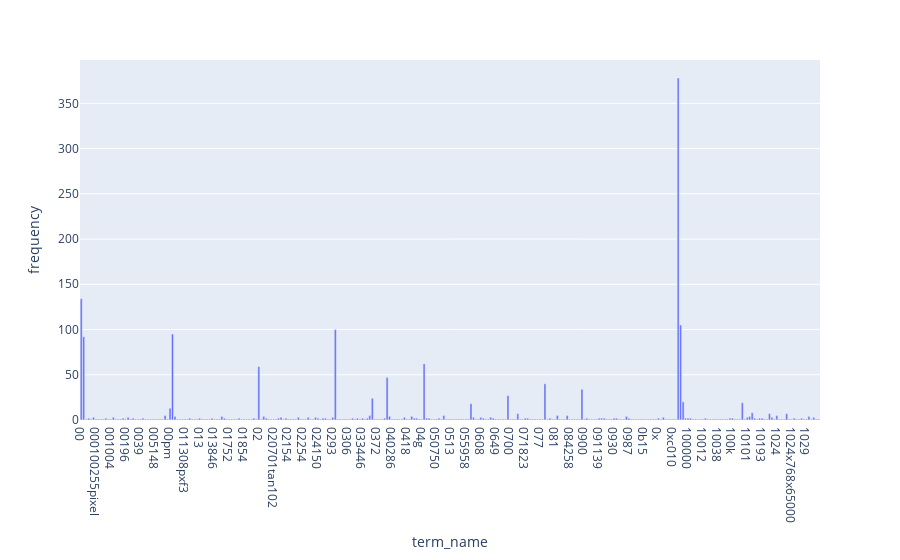

This figure's notebook cell:
### Markdown cell above
### >>> **Exercise 13 (take home):**
If you want a nicer interactive visualization here, I would encourage you try to install and use plotly to achieve this.

### Code cell
# Answer here
import plotly.express as px
term_name = count_vect.get_feature_names_out()[:300]
freq = term_frequencies[:300]
df = pd.DataFrame(data = [term_name, freq]).T
df.columns = ['term_name', 'frequency']
# print(df)
fig = px.bar(df, df.term_name, df.frequency)
fig.show()

### Figure 1 — Plotly figure (JSON) as saved in the notebook; plotly's stock layout.template omitted (floating-point values rounded to 4 significant figures; data arrays with more than 128 entries replaced by an {"elided": "..."} marker saying what was removed)
{"data": [{"alignmentgroup": "True", "hovertemplate": "term_name=%{x}<br>frequency=%{y}<extra></extra>", "legendgroup": "", "marker": {"color": "#636efa", "pattern": {"shape": ""}}, "name": "", "offsetgroup": "", "orientation": "v", "showlegend": false, "textposition": "auto", "type": "bar", "x": {"elided": "300 str values"}, "xaxis": "x", "y": {"elided": "300 int values"}, "yaxis": "y"}], "layout": {"barmode": "relative", "legend": {"tracegroupgap": 0}, "margin": {"t": 60}, "xaxis": {"anchor": "y", "domain": [0, 1], "title": {"text": "term_name"}}, "yaxis": {"anchor": "x", "domain": [0, 1], "title": {"text": "frequency"}}}}
